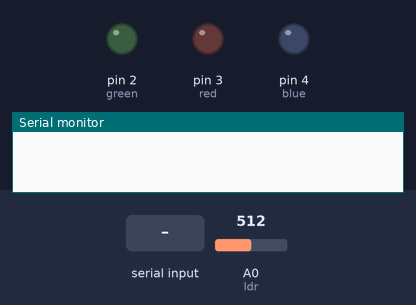
This sketch was run on a simulated Arduino Uno, built with avr-gcc and run on an emulated ATmega328P. On the bench: output pins drawn as LEDs (lit = HIGH), the last lines printed to the serial monitor. Inputs (shaded band) come from the test bench; at power-on: A0 (ldr) = 512.

Above: at 1.2 s.
1.3 s: "red\n" received over Serial
At 2.6 s:
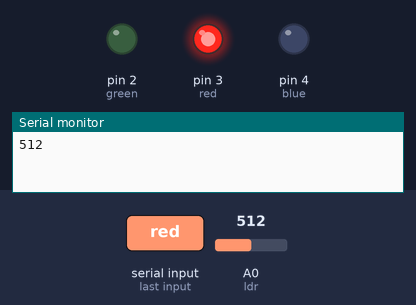
4.3 s: "blue\n" received over Serial
At 4.9 s:
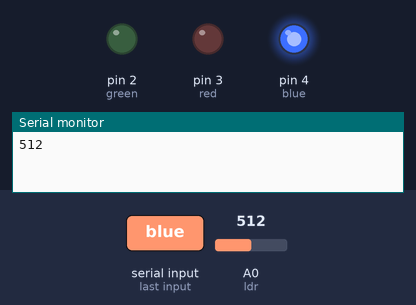
7.3 s: "green\n" received over Serial
At 8.4 s:
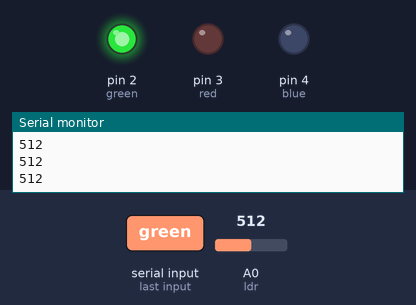
Timing chart, 0 to 10.8 s (numbered marks = the images above; inputs shaded):
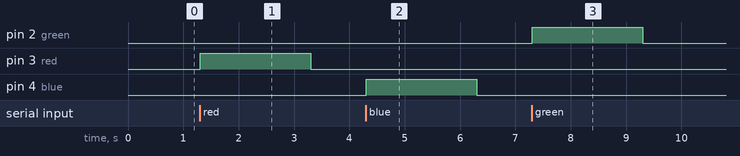

The sketch:

colour.ino
```cpp
#define BUFFERSIZE 255
const int green = 2;
const int red = 3;
const int blue = 4;
const int ldr = A0;

void setup() {
  pinMode(green, OUTPUT);
  pinMode(red, OUTPUT);
  pinMode(blue, OUTPUT);
  pinMode(ldr, INPUT);
  Serial.begin(9600);
//  detect();
}

void detect(int i){
  digitalWrite(i, HIGH);
  delay(1000);
  Serial.println(analogRead(ldr));
  delay(1000);
  digitalWrite(i, LOW);
}

void loop() {
  char buffer[BUFFERSIZE];
  if(Serial.available()){//there is a byte here.
    int nbytes = Serial.readBytesUntil('\n', buffer, BUFFERSIZE-1);
    buffer[nbytes] = 0; //null terminated string
    String message = String(buffer);

    if(message=="red"){
      detect(red);
    }
    if(message=="blue"){
      detect(blue);
    }
    if(message=="green"){
      detect(green);
    }
  }
}
```

Measured:
- after the input at 1.3 s, pin 3 (red): LOW → HIGH at once, → LOW 2.0 s later
- after the input at 4.3 s, pin 4 (blue): LOW → HIGH at once, → LOW 2.0 s later
- after the input at 7.3 s, pin 2 (green): LOW → HIGH at once, → LOW 2.0 s later
